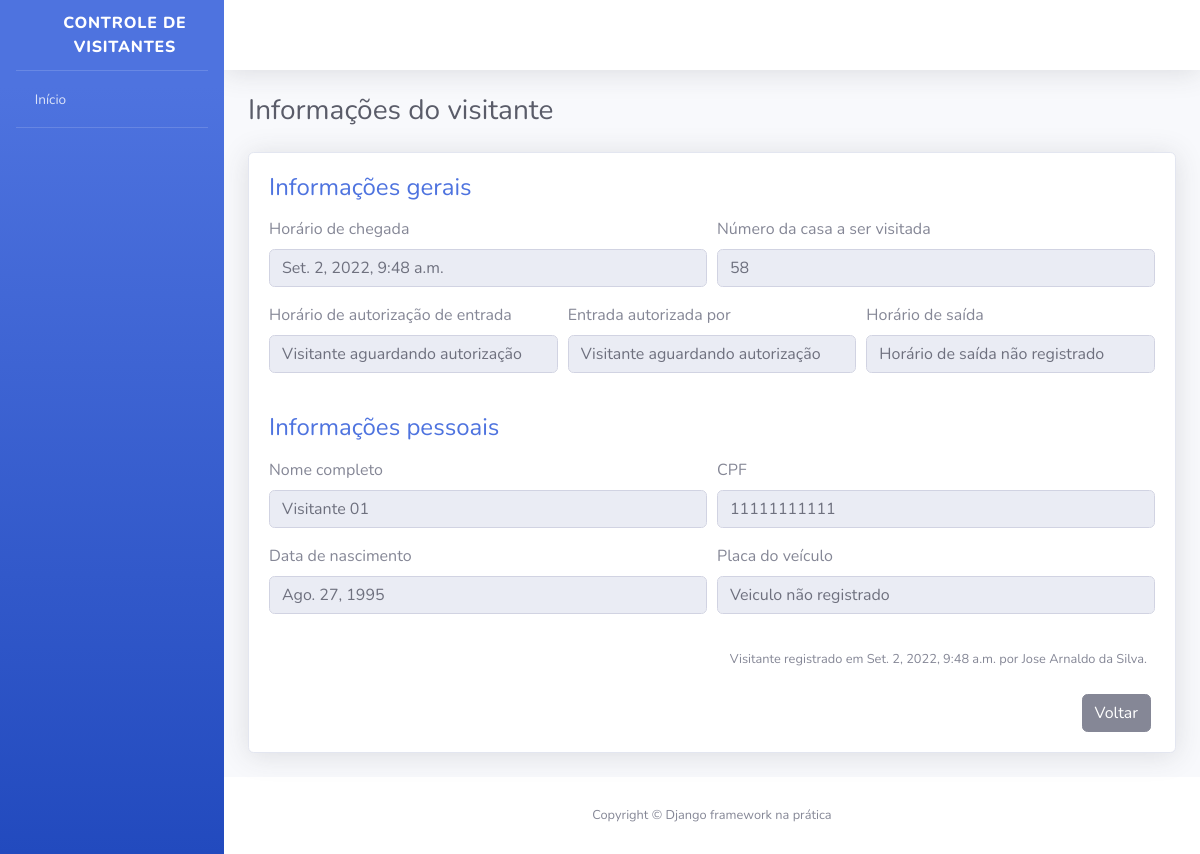
The app's page /visitantes/1/ with its own data.
### visitantes/models.py (models this page shows, shortened)
class Visitante(models.Model):
    STATUS_VISITANTE = [
        ("AGUARDANDO","Aguardando autorização"),
        ("EM_VISITA","Em visita"),
        ("FINALIZADO","Visita finalizada")
    ]
    status = models.CharField(
        verbose_name="Status",
        max_length=10,
        choices=STATUS_VISITANTE,
        default="AGUARDANDO"
    )
    nome_completo = models.CharField(
        verbose_name="Nome completo",
        max_length=194
    )
    cpf = models.CharField(
        verbose_name="CPF",
        max_length=11
    )
    data_nascimento = models.DateField(
        verbose_name="Data de nascimento",
        auto_now_add=False,
        auto_now=False,
    )
    numero_casa = models.PositiveSmallIntegerField(
        verbose_name="Número da casa a ser visitada",
    )
    placa_veiculo = models.CharField(
        verbose_name="Placa de veiculo",
        max_length=7,
        blank=True,
        null=True,
    )
    horario_chegada = models.DateTimeField(
        verbose_name="Horário de chegada na portaria",
        auto_now_add=True
    )
    horario_saida = models.DateField(
        verbose_name="Horario de saída do condomínio",
        auto_now=False,
        blank=True,
        null=True
    )
    horario_autorizacao = models.DateField(
        verbose_name="Horário de autorização de entrada",
        auto_now=False,
        blank=True,
        null=True,
    )
    morador_responsavel = models.CharField(
        verbose_name="Nome do morador responsável por autorizar a entrada do visitante",
        max_length=194,
        blank=True,
    )
    registrado_por = models.ForeignKey(
        "porteiros.Porteiro",
        verbose_name="Porteiro responsável pelo registro",
        on_delete=models.PROTECT
    )
    def get_horario_saida(self):
        if self.horario_saida:
            return self.horario_saida
        return "Horário de saída não registrado"
    def get_horario_autorizacao(self):
        if self.horario_autorizacao:
            return self.horario_autorizacao
        return "Visitante aguardando autorização"
    def get_morador_responsavel(self):
        if self.morador_responsavel:
            return self.morador_responsavel
        return "Visitante aguardando autorização"
    def get_placa_veiculo(self):
        if self.placa_veiculo:
            return self.placa_veiculo
        return "Veiculo não registrado"
    class Meta:
        verbose_name = "Visitante"
        verbose_name_plural = "Visitantes"
        db_table = "visitante"

### porteiros/models.py (models this page shows)
class Porteiro(models.Model):
    usuario = models.OneToOneField(
        "usuarios.Usuario",
        verbose_name="Usuário",
        on_delete=models.PROTECT
    )
    nome_completo = models.CharField(
        verbose_name="Nome completo",
        max_length=194,
    )
    cpf = models.CharField(
        verbose_name="CPF",
        max_length=11,
    )
    telefone = models.CharField(
        verbose_name="Telefone de contato",
        max_length=11,
    )
    data_nascimento = models.DateField(
        verbose_name="Data de nascimento",
        auto_now=False,
        auto_now_add=False,
    )
    class Meta:
        verbose_name = "Porteiro"
        verbose_name_plural = "Porteiros"
        db_table = "porteiro"
    def __str__(self):
        return self.nome_completo

### visitantes/views.py (the view)
# urls.py: path("visitantes/<int:id>/", informacoes_visitante, name="informacoes_visitante"),
def informacoes_visitante(request, id):
    visitante = get_object_or_404(
        Visitante,
        id=id
    )
    context = {
        "nome_pagina": "Informações do visitante",
        "visitante": visitante,
    }
    return render(request, "informacoes_visitante.html", context)

### templates/informacoes_visitante.html
{% extends "base.html" %}
{% load widget_tweaks %}
{% block conteudo %}
<div class="container">
    <div class="d-sm-flex align-items-center justify-content-between mb-4">
        <h1 class="h3 mb-0 text-gray-800">{{ nome_pagina }}</h1>
    </div>
    <div class="card shadow mb-4">
        <div class="card-body">
            <h4 class="mb-3 text-primary">
                Informações gerais
            </h4>
            <form>
                <div class="form-row">
                    <div class="form-group col-md-6">
                        <label>Horário de chegada</label>
                        <input type="text" class="form-control" value="{{ visitante.horario_chegada }}" disabled>
                    </div>
                    <div class="form-group col-md-6">
                        <label>Número da casa a ser visitada</label>
                        <input type="text" class="form-control" value="{{ visitante.numero_casa }}" disabled>
                    </div>
                </div>
                <div class="form-row">
                    <div class="form-group col-md-4">
                        <label>Horário de autorização de entrada</label>
                        <input type="text" class="form-control" value="{{ visitante.get_horario_autorizacao }}" disabled>
                    </div>
                    <div class="form-group col-md-4">
                        <label>Entrada autorizada por</label>
                        <input type="text" class="form-control" value="{{ visitante.get_morador_responsavel }}" disabled>
                    </div>
                    <div class="form-group col-md-4">
                        <label>Horário de saída</label>
                        <input type="text" class="form-control" value="{{ visitante.get_horario_saida }}" disabled>
                    </div>
                </div>
            </form>
            <h4 class="mb-3 mt-4 text-primary">
                Informações pessoais
            </h4>
            <form>
                <div class="form-row">
                    <div class="form-group col-md-6">
                        <label>Nome completo</label>
                        <input type="text" class="form-control" value="{{ visitante.nome_completo }}" disabled>
                    </div>
                    <div class="form-group col-md-6">
                        <label>CPF</label>
                        <input type="text" class="form-control" value="{{ visitante.cpf }}" disabled>
                    </div>
                </div>
                <div class="form-row">
                    <div class="form-group col-md-6">
                        <label>Data de nascimento</label>
                        <input type="text" class="form-control" value="{{ visitante.data_nascimento }}" disabled>
                    </div>
                    <div class="form-group col-md-6">
                        <label>Placa do veículo</label>
                        <input type="text" class="form-control" value="{{ visitante.get_placa_veiculo }}" disabled>
                    </div>
                </div>
            </form>
            <p class="mr-2 mt-3 mb-4 text-right">
                <small>
                    Visitante registrado em {{ visitante.horario_chegada }} por {{ visitante.registrado_por }}.
                </small>
            </p>
            <div class="mr-1 text-right">
                <a href="#" class="btn btn-secondary text-white" type="button">
                    <span class="text">Voltar</span>
                </a>
            </div>
        </div>
    </div>
</div>
{% endblock %}

### records on screen
Visitante: horario_chegada "Set. 2, 2022, 9:48 a.m.", numero_casa "58", get_horario_autorizacao "Visitante aguardando autorização", get_morador_responsavel "Visitante aguardando autorização", get_horario_saida "Horário de saída não registrado", nome_completo "Visitante 01", cpf "11111111111", data_nascimento "Ago. 27, 1995", get_placa_veiculo "Veiculo não registrado", registrado_por "Jose Arnaldo da Silva"

### other values on screen
{{ nome_pagina }} "Informações do visitante"
